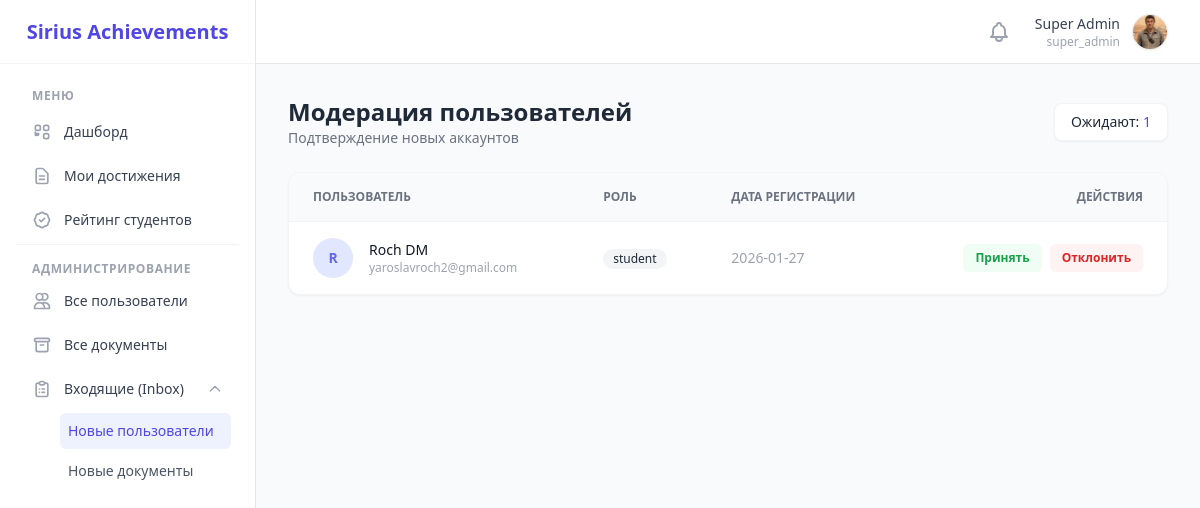
Page /admin/moderation/users (signed in) on the committed database.
### app/models/user.py (models this page shows)
class Users(Base):
    __tablename__ = "users"
    id = Column(Integer, primary_key=True, index=True)
    first_name = Column(String, nullable=False)
    last_name = Column(String, nullable=False)
    email = Column(String, unique=True, index=True, nullable=False)
    hashed_password = Column(String, nullable=False)
    phone_number = Column(String, nullable=True)
    avatar_path = Column(String, nullable=True)
    role = Column(Enum(UserRole), default=UserRole.STUDENT)
    status = Column(Enum(UserStatus), default=UserStatus.PENDING)
    is_active = Column(Boolean, default=True)
    created_at = Column(DateTime(timezone=True), server_default=func.now())
    updated_at = Column(DateTime(timezone=True), onupdate=func.now())
    achievements = relationship("Achievement", back_populates="user", cascade="all, delete-orphan")
    notifications = relationship("Notification", back_populates="user", cascade="all, delete-orphan")

### app/routers/admin/moderation.py (the view)
@router.get('/moderation/users', response_class=HTMLResponse, name='admin.moderation.users')
async def pending_users(request: Request, db: AsyncSession = Depends(get_db)):
    check_moderator(request)
    user = await db.get(Users, request.session.get('auth_id'))
    stmt = select(Users).filter(Users.status == UserStatus.PENDING).order_by(Users.id.desc())
    users = (await db.execute(stmt)).scalars().all()
    return templates.TemplateResponse('moderation/users.html', {
        'request': request,
        'users': users,
        'total_count': len(users),
        'user': user
    })

### templates/admin/moderation/users.html
{% extends "layout.html" %}
{% block content %}
<div class="max-w-5xl mx-auto">
    <div class="mb-6 flex items-center justify-between">
        <div>
            <h2 class="text-2xl font-bold text-gray-800">Модерация пользователей</h2>
            <p class="text-sm text-gray-500">Подтверждение новых аккаунтов</p>
        </div>
         <div class="bg-white px-4 py-2 rounded-lg shadow-sm border border-gray-100 text-sm font-medium">
            Ожидают: <span class="text-indigo-600">{{ total_count }}</span>
        </div>
    </div>
    <div class="bg-white rounded-xl shadow-sm border border-gray-100 overflow-hidden">
        {% if users %}
        <div class="overflow-x-auto">
            <table class="w-full text-left text-sm text-gray-600">
                <thead class="bg-gray-50 text-xs uppercase text-gray-500 font-semibold border-b border-gray-100">
                    <tr>
                        <th class="px-6 py-4">Пользователь</th>
                        <th class="px-6 py-4">Роль</th>
                        <th class="px-6 py-4">Дата регистрации</th>
                        <th class="px-6 py-4 text-right">Действия</th>
                    </tr>
                </thead>
                <tbody class="divide-y divide-gray-100">
                    {% for user in users %}
                    <tr class="hover:bg-gray-50 transition-colors">
                        <td class="px-6 py-4">
                            <div class="flex items-center">
                                <div class="h-10 w-10 rounded-full bg-indigo-100 flex items-center justify-center text-indigo-500 font-bold shrink-0">
                                    {{ user.first_name[:1] }}
                                </div>
                                <div class="ml-4">
                                    <div class="font-medium text-gray-900">{{ user.first_name }} {{ user.last_name }}</div>
                                    <div class="text-xs text-gray-400">{{ user.email }}</div>
                                </div>
                            </div>
                        </td>
                        <td class="px-6 py-4">
                            <span class="inline-flex items-center px-2.5 py-0.5 rounded-full text-xs font-medium bg-gray-100 text-gray-800">
                                {{ user.role.value }}
                            </span>
                        </td>
                        <td class="px-6 py-4 text-gray-400">
                            {{ user.created_at.strftime('%Y-%m-%d') }}
                        </td>
                        <td class="px-6 py-4 text-right">
                            <div class="flex justify-end gap-2">
                                <form action="/admin/moderation/users/{{ user.id }}/approve" method="POST">
                                    <button type="submit" class="text-green-600 hover:text-green-900 bg-green-50 hover:bg-green-100 px-3 py-1.5 rounded-md text-xs font-semibold transition-colors">
                                        Принять
                                    </button>
                                </form>
                                <form action="/admin/moderation/users/{{ user.id }}/reject" method="POST" onsubmit="return confirm('Вы уверены?');">
                                    <button type="submit" class="text-red-600 hover:text-red-900 bg-red-50 hover:bg-red-100 px-3 py-1.5 rounded-md text-xs font-semibold transition-colors">
                                        Отклонить
                                    </button>
                                </form>
                            </div>
                        </td>
                    </tr>
                    {% endfor %}
                </tbody>
            </table>
        </div>
        {% else %}
        <div class="p-10 text-center text-gray-500">
            <p>Нет новых заявок на регистрацию.</p>
        </div>
        {% endif %}
    </div>
</div>
{% endblock %}

### templates/admin/layout.html (shortened to what this page needs)
<!DOCTYPE html>
<html lang="ru">
<head>
    <script src="https://cdn.tailwindcss.com"></script>
</head>
<body class="bg-gray-50 text-gray-800 antialiased font-sans">
    <div class="flex h-screen overflow-hidden" x-data="{ sidebarOpen: false }">
        <aside class="fixed inset-y-0 left-0 z-50 w-64 bg-white border-r border-gray-200 transition-transform duration-300 transform lg:static lg:translate-x-0"
               :class="sidebarOpen ? 'translate-x-0' : '-translate-x-full'">
            <div class="flex items-center justify-center h-16 border-b border-gray-100 bg-white">
                <a href="/admin/dashboard" class="text-xl font-bold text-indigo-600 flex items-center px-4 text-center hover:opacity-80 transition-opacity">
                    <span class="truncate">Sirius Achievements</span>
                </a>
            </div>
            <nav class="p-4 space-y-1 overflow-y-auto h-[calc(100vh-4rem)] scrollbar-thin">
                <p class="px-4 text-xs font-semibold text-gray-400 uppercase tracking-wider mb-2 mt-2">Меню</p>
                <a href="/admin/dashboard" class="flex items-center px-4 py-2.5 text-sm font-medium rounded-lg transition-colors hover:bg-gray-50 hover:text-indigo-600 text-gray-700">
                    Дашборд
                </a>
                {% if user and user.status.value == 'active' %}
                <a href="/admin/achievements" class="flex items-center px-4 py-2.5 text-sm font-medium rounded-lg transition-colors hover:bg-gray-50 hover:text-indigo-600 text-gray-700">
                    <svg class="w-5 h-5 mr-3 text-gray-400" fill="none" stroke="currentColor" viewBox="0 0 24 24"><path stroke-linecap="round" stroke-linejoin="round" stroke-width="2" d="M9 12h6m-6 4h6m2 5H7a2 2 0 01-2-2V5a2 2 0 012-2h5.586a1 1 0 01.707.293l5.414 5.414a1 1 0 01.293.707V19a2 2 0 01-2 2z"></path></svg>
                    Мои достижения
                </a>
                <a href="/admin/leaderboard" class="flex items-center px-4 py-2.5 text-sm font-medium rounded-lg transition-colors hover:bg-gray-50 hover:text-indigo-600 text-gray-700">
                    Рейтинг студентов
                </a>
                {% endif %}
                {% if user and user.role.value in ['admin', 'moderator', 'super_admin'] %}
                <div class="mt-8 mb-2 px-4 border-t border-gray-100 pt-4">
                    <p class="text-xs font-semibold text-gray-400 uppercase tracking-wider">Администрирование</p>
                </div>
                <a href="/admin/users" class="flex items-center px-4 py-2.5 text-sm font-medium rounded-lg transition-colors hover:bg-gray-50 hover:text-indigo-600 text-gray-700">
                    <svg class="w-5 h-5 mr-3 text-gray-400" fill="none" stroke="currentColor" viewBox="0 0 24 24"><path stroke-linecap="round" stroke-linejoin="round" stroke-width="2" d="M12 4.354a4 4 0 110 5.292M15 21H3v-1a6 6 0 0112 0v1zm0 0h6v-1a6 6 0 00-9-5.197M13 7a4 4 0 11-8 0 4 4 0 018 0z"></path></svg>
                    Все пользователи
                </a>
                <a href="/admin/documents" class="flex items-center px-4 py-2.5 text-sm font-medium rounded-lg transition-colors hover:bg-gray-50 hover:text-indigo-600 text-gray-700">
                    <svg class="w-5 h-5 mr-3 text-gray-400" fill="none" stroke="currentColor" viewBox="0 0 24 24"><path stroke-linecap="round" stroke-linejoin="round" stroke-width="2" d="M5 8h14M5 8a2 2 0 110-4h14a2 2 0 110 4M5 8v10a2 2 0 002 2h10a2 2 0 002-2V8m-9 4h4"></path></svg>
                    Все документы
                </a>
                <div x-data="{ open: {{ 'true' if '/moderation/' in request.url.path else 'false' }} }">
                    <button @click="open = !open" class="flex items-center justify-between w-full px-4 py-2.5 text-sm font-medium rounded-lg transition-colors hover:bg-gray-50 hover:text-indigo-600 text-gray-700">
                        <div class="flex items-center">
                            <span>Входящие (Inbox)</span>
                        </div>
                        <svg class="w-4 h-4 text-gray-400 transition-transform duration-200" :class="open ? 'rotate-180' : ''" fill="none" stroke="currentColor" viewBox="0 0 24 24"><path stroke-linecap="round" stroke-linejoin="round" stroke-width="2" d="M19 9l-7 7-7-7"></path></svg>
                    </button>
                    <div x-show="open" class="pl-11 pr-2 space-y-1 mt-1 overflow-hidden" x-transition.opacity x-cloak>
                        <a href="/admin/moderation/users" class="block px-2 py-2 text-sm text-gray-600 rounded-md hover:bg-gray-50 hover:text-indigo-600 transition-colors {{ 'bg-indigo-50 text-indigo-600' if '/moderation/users' in request.url.path else '' }}">
                            Новые пользователи
                        </a>
                        <a href="/admin/moderation/achievements" class="block px-2 py-2 text-sm text-gray-600 rounded-md hover:bg-gray-50 hover:text-indigo-600 transition-colors {{ 'bg-indigo-50 text-indigo-600' if '/moderation/achievements' in request.url.path else '' }}">
                            Новые документы
                        </a>
                    </div>
                </div>
                {% endif %}
            </nav>
        </aside>
        <div class="flex-1 flex flex-col overflow-hidden relative">
            <header class="h-16 bg-white border-b border-gray-200 flex items-center justify-between px-6 lg:px-8 z-10">
                <div class="flex-1"></div> <div class="flex items-center space-x-4">
                    <div class="relative" x-data="{ open: false, count: 0, items: [] }"
                         x-init="fetch('/admin/api/notifications/unread-count').then(r=>r.json()).then(d=>{count=d.count; items=d.notifications})">
                        <button @click="open = !open; if(open && count>0){ fetch('/admin/api/notifications/mark-read', {method:'POST'}); count=0; }"
                                class="relative p-2 text-gray-400 hover:text-gray-500 focus:outline-none">
                        </button>
                    </div>
                    <div class="relative" x-data="{ profileOpen: false }">
                        <button @click="profileOpen = !profileOpen" class="flex items-center space-x-3 focus:outline-none hover:opacity-80 transition-opacity">
                            <div class="text-right hidden md:block">
                                <span class="block text-sm font-medium text-gray-700">{{ request.session.get('auth_name', 'User') }}</span>
                                {% if user %}
                                    <span class="block text-xs text-gray-400 lowercase">{{ user.role.value }}</span>
                                {% endif %}
                            </div>
                            {% if request.session.get('auth_avatar') %}
                                <img class="h-9 w-9 rounded-full object-cover border border-gray-200 shadow-sm" src="/static/{{ request.session.get('auth_avatar') }}" alt="Avatar">
                            {% else %}
                                <div class="h-9 w-9 rounded-full bg-indigo-100 flex items-center justify-center text-indigo-600 font-bold text-sm shadow-sm border border-indigo-200">
                                    {{ request.session.get('auth_name', 'U')[:1] }}
                                </div>
                            {% endif %}
                        </button>
                    </div>
                </div>
            </header>
            <main class="flex-1 overflow-y-auto p-6 lg:p-8 bg-gray-50 scrollbar-thin">
                {% block content %}{% endblock %}
            </main>
        </div>
    </div>
</body>
</html>

### rows in the picture
Users: role.value "super_admin"
Users: first_name "R", first_name "Roch", last_name "DM", email "yaroslavroch2@gmail.com", role.value "student", created_at "2026-01-27"

### other values in the picture
{{ request.session.get('auth_name', 'User') }} "Super Admin"
{{ total_count }} "1"
